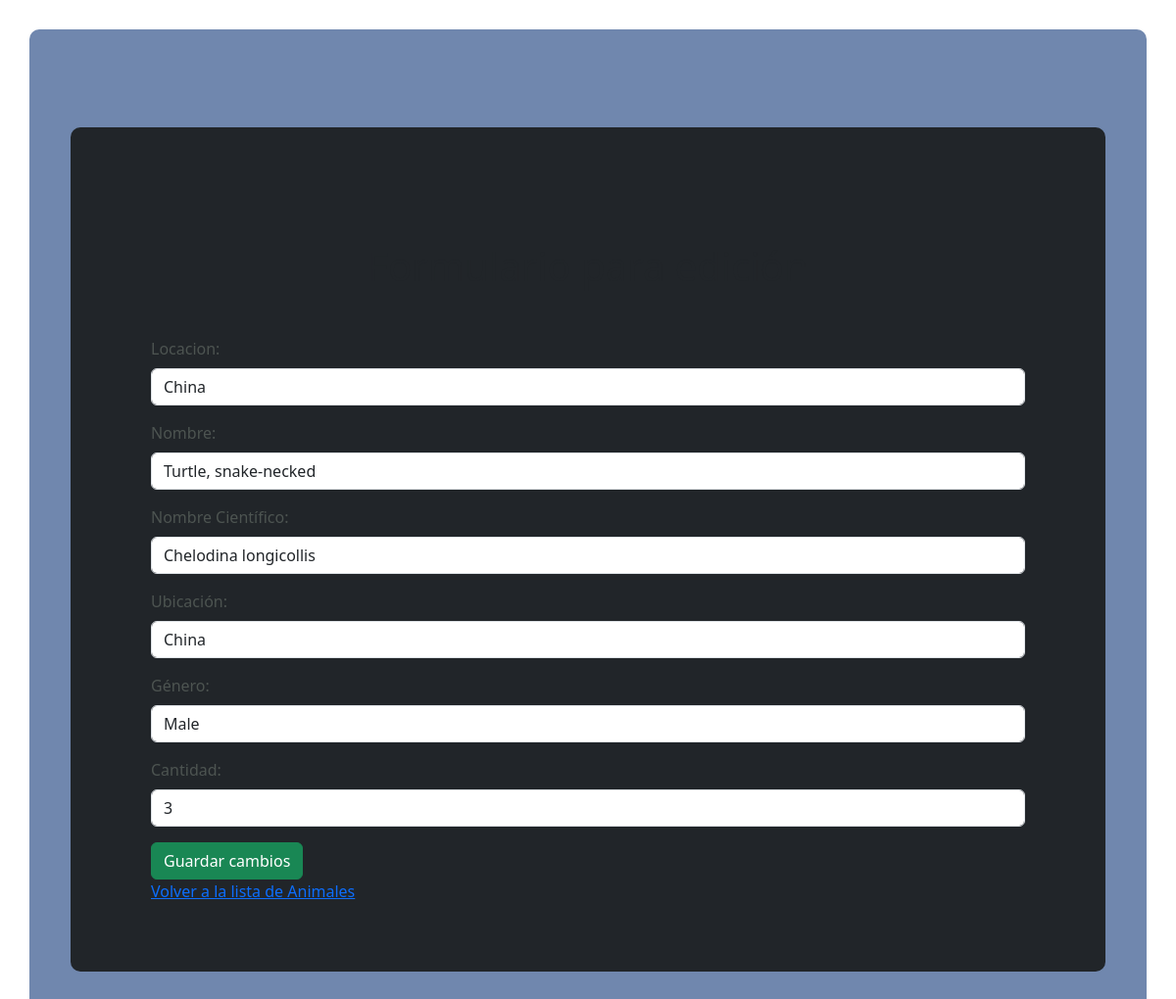
/edit/6, run on the app's committed database.
### models/models.py (models this page shows, shortened)
class Animal(db.Model):
    __tablename__ = "animals"
    id = db.Column(db.Integer, primary_key=True)
    name = db.Column(db.String(50), nullable=False)
    cientific_name = db.Column(db.String(50), nullable=False)
    location = db.Column(db.String(50), nullable=False)
    gender = db.Column(db.String(50), nullable=False)
    count = db.Column(db.Integer, nullable=False)

### app.py (the view, shortened to what this page needs)
@app.route("/edit/<animals_id>", methods=["GET", "POST"])
def edit(animals_id):
    animals_db = Animal.query.filter_by(id=animals_id).first()
    if not animals_db:  # Check if animal exists
        return "Animal not found!"
    return render_template("edit.html", animals=animals_db)

### templates/edit.html
{% extends 'layout.html' %}
{% block main %}
<div class="container-fluid">
     <h1 class="text-center mt-5 mb-5 text-dark">Formulario para edición</h1>
    <form method="POST" action="/edit/{{ animals_id }}"> <input type="hidden" name="id" value="{{ animals.id }}">
        <div class="mb-3">
            <label for="location" class="form-label">Locacion:</label>
            <input type="text" class="form-control" id="location" name="location" value="{{animals.location}}">
        </div>
        <div class="mb-3">
            <label for="name" class="form-label">Nombre:</label>
            <input type="text" class="form-control" id="name" name="name" value="{{animals.name}}">
        </div>
        <div class="mb-3">
            <label for="cientific_name"class="form-label" >Nombre Científico:</label>
            <input type="text" class="form-control"  id="cientific_name" name="cientific_name" value="{{animals.cientific_name}}">
        </div>
        <div class="mb-3">
            <label for="location" class="form-label">Ubicación:</label>
            <input type="text" class="form-control" id="location" name="location" value="{{animals.location}}">
        </div>
        <div class="mb-3">
            <label for="gender"class="form-label" >Género:</label>
            <input type="text" class="form-control" id="gender" name="gender" value="{{animals.gender}}">
        </div>
        <div class="mb-3">
            <label for="count"class="form-label" >Cantidad:</label>
            <input type="text" class="form-control" id="count" name="count" value="{{animals.count}}">
        </div>
        <button type="submit" class="btn btn-success">Guardar cambios</button>
    </form>
    <a href="/">Volver a la lista de Animales</a>
</div>
{% endblock main %}

### data on the page
Animal: location "China", name "Turtle, snake-necked", cientific_name "Chelodina longicollis", gender "Male", count "3"
